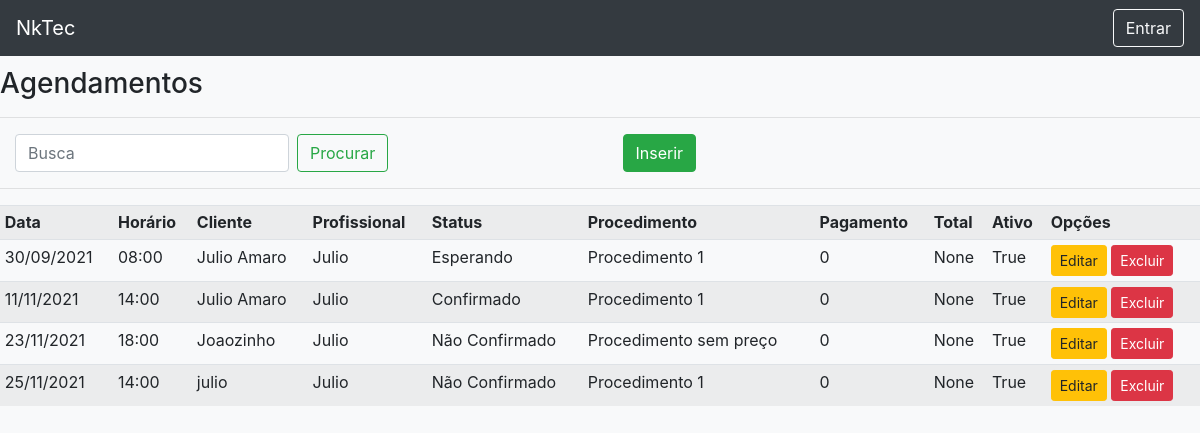
The app's page /list/appointment/, older data.
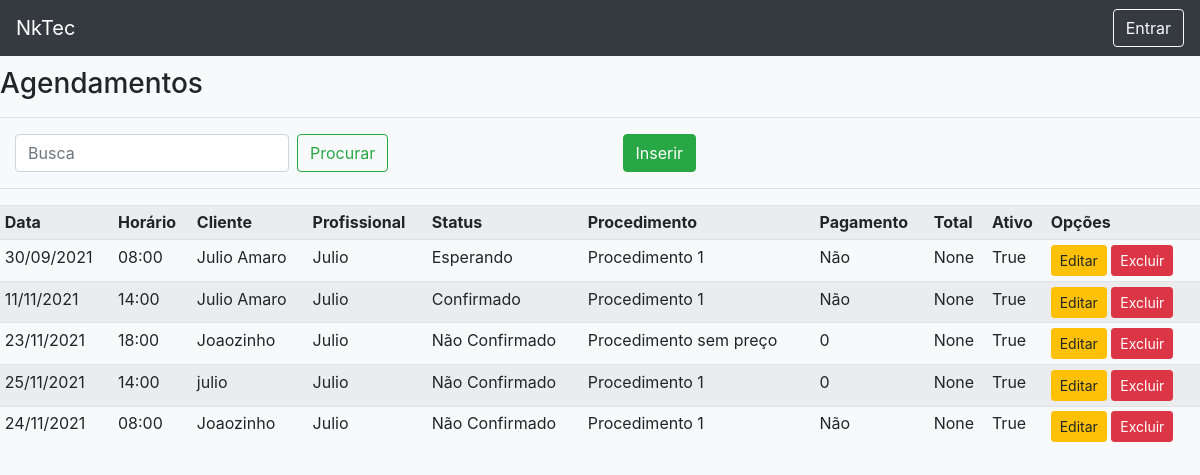
The same page, newer data.
### registrations/models.py (models this page shows, shortened)
class Appointment(models.Model):
    PAYED = (
        ('N', 'Não'),
        ('S', 'Sim'),
    )
    STATUS = (
        ('0', 'Não Confirmado'),
        ('1', 'Confirmado'),
        ('2', 'Esperando'),
        ('3', 'Em Atendimento'),
        ('4', 'Atendido'),
        ('5', 'Faltou'),
        ('6', 'Cancelado'),
        ('7', 'Remarcado'),
    ) #0 = monday
    client = models.ForeignKey(User, models.DO_NOTHING, related_name="clientss", verbose_name="Cliente")
    professional = models.ForeignKey(User, models.DO_NOTHING, related_name="professionalss", verbose_name="Profissional")
    status = models.CharField(max_length=1, choices=STATUS,default=0, verbose_name="Status do Agendamento")
    procedure = models.ForeignKey(Procedure, models.DO_NOTHING, verbose_name="Procedimento")
    payment = models.ForeignKey(Payment, models.DO_NOTHING,null=True,blank=True, verbose_name="Pagamento")
    payed = models.CharField(max_length=1, choices=PAYED,default='N', verbose_name="Pago")
    appdate = models.CharField(max_length=10, verbose_name="Data")#format dd/mm/yyyy
    apphour = models.CharField(max_length=5, verbose_name="Horário")#format hh:mm
    total = models.IntegerField(blank = True, null = True, verbose_name="Total")
    active = models.BooleanField(default=True, verbose_name="Ativo")
    created_at = models.DateTimeField(auto_now=True, verbose_name="Criado em")

class Procedure(models.Model):
    procedure_id = models.AutoField(primary_key=True)
    name = models.CharField(max_length=255, verbose_name="Nome")
    active = models.BooleanField(default=True, verbose_name="Ativo")
    time = models.IntegerField(blank=True, null=True, verbose_name="Tempo")
    price = models.FloatField(blank=True, null=True,default= 0, verbose_name="Preço")
    def __str__(self):
        return self.name

### users/models.py (models this page shows)
class User(AbstractUser):
    pass
    client = models.BooleanField(blank=True, null=True, default=False)
    tel = models.CharField(max_length=11, blank=True,null=True, verbose_name="Telefone")
    professional = models.BooleanField(default=False)
    master = models.ForeignKey('User', blank=True,null=True, on_delete=models.PROTECT)

### registrations/views.py (the view)
# urls.py: path('list/appointment/', AppointmentList.as_view(), name ='list-appointment'),
class AppointmentList(ListView):
    model = Appointment
    template_name = 'registrations/lists/appointment.html'

### registrations/templates/registrations/lists/appointment.html (shortened to what this page needs)
{% extends 'pages/template.html' %}
{% load static %}
{% block content %}
<h3>Agendamentos</h3>
<hr>
<div class="row ml-auto">
    <div class="col-sm">
        <form method="get" class="form-inline my-2 my-lg-0 mt-2" action="">
            <input class="form-control mr-sm-2" type="search" placeholder="Busca" aria-label="Search" id="search"
                name="search" autofocus>
            <button class="btn btn-outline-success my-2 my-sm-0" type="submit">Procurar</button>
        </form>
    </div>
    <div class="col-sm">
        <a href="{% url 'create-appointment' %}" class="btn btn-success">Inserir</a>
    </div>
</div>
<hr>
<div class="table-responsive">
    <table class="table table-striped  table-sm">
        <tr>
            <th>Data</th>
            <th>Horário</th>
            <th>Cliente</th>
            <th>Profissional</th>
            <th>Status</th>
            <th>Procedimento</th>
            <th>Pagamento</th>
            <th>Total</th>
            <th>Ativo</th>
            <th>Opções</th>
        </tr>
        {% for obj in object_list %}
        <tr>
            <td>{{obj.appdate}}</td>
            <td>{{obj.apphour}}</td>
            <td>{{obj.client.first_name}}</td>
            <td>{{obj.professional.first_name.split.0}}</td>
            <td>{{obj.get_status_display}}</td>
            <td>{{obj.procedure}}</td>
            <td>{{obj.get_payed_display}}</td>
            <td>{{obj.total}}</td>
            <td>{{obj.active}}</td>
            <td>
                <a href="{% url 'edit-appointment' obj.pk %}" class="btn btn-warning btn-sm">Editar</a>
                <a href="{% url 'delete-appointment' obj.pk %}" class="btn btn-danger btn-sm">Excluir</a>
            </td>
        </tr>
        {% empty %}
        <tr>
            <td colspan="3">
                Nenhum Registro encontrado
            </td>
        </tr>
        {% endfor %}
    </table>
</div>
{% endblock %}

### pages/templates/pages/template.html (shortened to what this page needs)
<!doctype html>
<html lang="pt-br">
<head>
    <link rel="stylesheet" href="https://stackpath.bootstrapcdn.com/bootstrap/4.4.1/css/bootstrap.min.css"
>
    <link rel="stylesheet" href="https://unpkg.com/bootstrap-table@1.16.0/dist/bootstrap-table.min.css">
</head>
<body class="bg-light">
    <nav class="navbar navbar-expand-lg navbar-dark bg-dark mb-3  fixed-top">
        <a class="navbar-brand" href="/">NkTec</a>
        <div class="collapse navbar-collapse" id="navbarSupportedContent">
            <div class="ml-auto">
                {% if request.user.is_authenticated %}
                <a class="btn btn-outline-light" href="{% url 'logout'%}">Sair</a>
                {% else %}
                <a class="btn btn-outline-light" href="{% url 'login'%}">Entrar</a>
                {% endif %}
            </div>
        </div>
    </nav>
    {% block content%}
    {% endblock %}
</body>
</html>

Row changes from the older to the newer data that the page shows:
changed Appointment "Esperando": payed "0" → "Não"
changed Appointment "Confirmado": payed "0" → "Não"
added Appointment: appdate "24/11/2021", apphour "08:00", client.first_name "Joaozinho", professional.first_name.split.0 "Julio", status "Não Confirmado", procedure "Procedimento 1", payed "Não", total "None", active "True"
